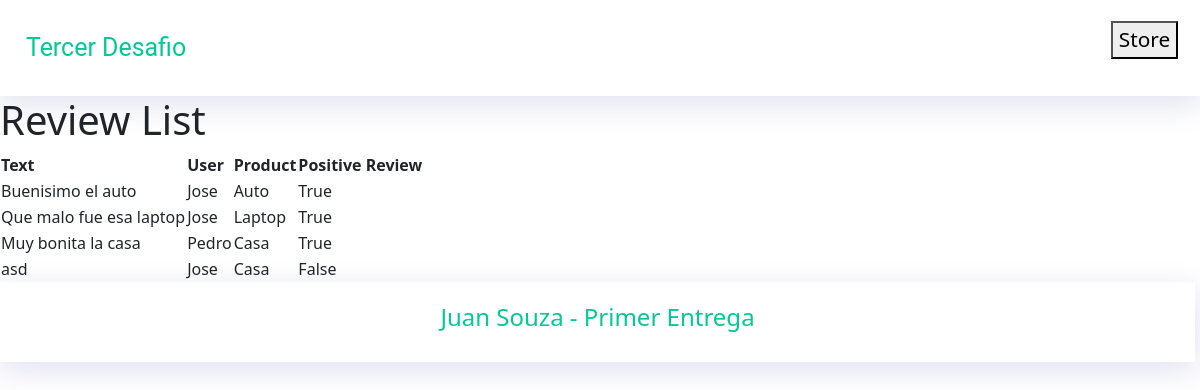
/reviews/list/, run on an earlier commit of the app's database.
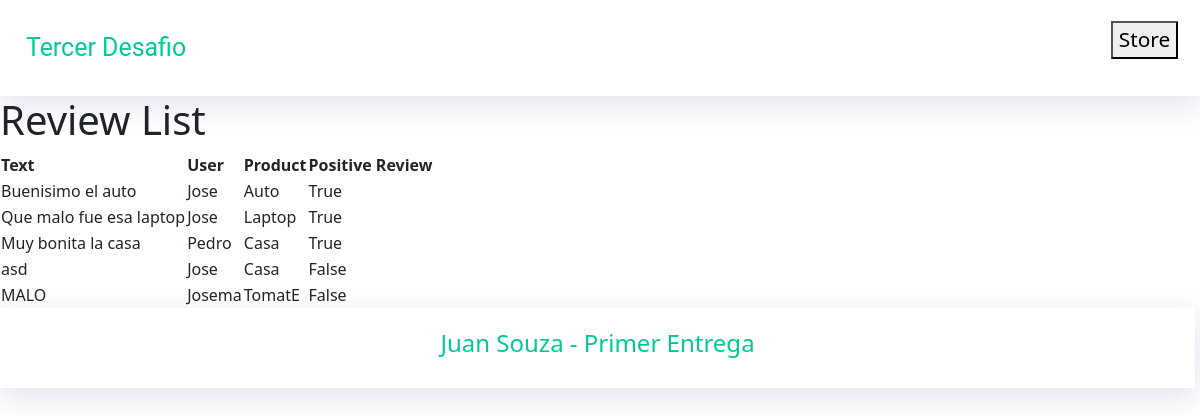
And on a later commit of the database.
### AppCoder/models.py (models this page shows, shortened)
class Review(models.Model):
    text = models.CharField(max_length=150)
    name = models.ForeignKey(User, on_delete=models.CASCADE)
    product = models.ForeignKey(Product, on_delete=models.CASCADE)
    is_positive = models.BooleanField(default=True)

class User(models.Model):
    name = models.CharField(max_length=40)
    last_name = models.CharField(max_length=40)
    email = models.EmailField(max_length=154)
    def __str__(self):
        return f"{self.name}"

class Product(models.Model):
    name = models.CharField(max_length=40)
    price = models.IntegerField()
    added = models.DateTimeField(auto_now_add=True, null=True)
    def __str__(self):
        return self.name

### AppCoder/views.py (the view)
# urls.py: path('reviews/list/', review_list, name='review_list'),
def review_list(request):
    reviews = Review.objects.all()
    return render(request, 'layout/views/review_list.html', {'reviews': reviews})

### AppCoder/templates/layout/views/review_list.html
{% extends 'layout/page.html' %}
{% block content %}
  <h1>Review List</h1>
  <table>
    <thead>
      <tr>
        <th>Text</th>
        <th>User</th>
        <th>Product</th>
        <th>Positive Review</th>
      </tr>
    </thead>
    <tbody>
      {% for review in reviews %}
        <tr>
          <td>{{ review.text }}</td>
          <td>{{ review.name }}</td>
          <td>{{ review.product }}</td>
          <td>{{ review.is_positive }}</td>
        </tr>
      {% empty %}
        <tr>
          <td colspan="3">No reviews found.</td>
        </tr>
      {% endfor %}
    </tbody>
  </table>
{% endblock %}

### AppCoder/templates/layout/page.html (shortened to what this page needs)
<!DOCTYPE html>
<html lang="en">
<head>
    {% load static %}
    <link rel="stylesheet" href="{% static '/css/style.css' %}">
    <link href="https://cdn.jsdelivr.net/npm/bootstrap@5.0.2/dist/css/bootstrap.min.css" rel="stylesheet">
</head>
<body>
    {% include 'layout/partials/navbar.html'%}
    {% block content %}
    {% endblock content%}
    {% include 'layout/partials/footer.html'%}
</body>
</html>

### AppCoder/templates/layout/partials/navbar.html
<nav>
    <p class="navLogo">Tercer Desafio</p>
    <ul class="navList">
        <li>
            <button>Store</button>
        </li>
    </ul>
</nav>

### AppCoder/templates/layout/partials/footer.html
<footer>
    <h2>Juan Souza - Primer Entrega</h2>
  </footer>

### AppCoder/static/css/style.css (style rules this page uses)
footer { background: #fff; border: 1px solid hsla(0deg, 0%, 100%, 0.18); box-shadow: 0 8px 32px 0 rgba(31, 38, 135, 0.14); height: 10vh; width: calc(100% - 5px); position: fixed; bottom: 0; position: relative; }
footer h2 { display: flex; font-size: 1.5rem; color: #02c997; padding: 20px; justify-content: center; }
nav { position: -webkit-sticky; position: sticky; top: 0; display: flex; justify-content: space-between; align-items: center; height: 12vh; background: #fff; border: 1px solid hsla(0deg, 0%, 100%, 0.18); box-shadow: 0 8px 32px 0 rgba(31, 38, 135, 0.14); font-size: 1.3rem; z-index: 100; }
nav .navLogo { font-size: 1.2em; margin: auto 1em; color: #02c997; font-family: "Roboto", sans-serif; cursor: pointer; }
nav .navList { list-style: none; display: flex; z-index: 100; }
nav .navList li { margin-left: 15px; margin-right: 1em; }

What changed in the data, as far as the page shows it:
added Review: text "MALO", name "Josema", product "TomatE", is_positive "False"
